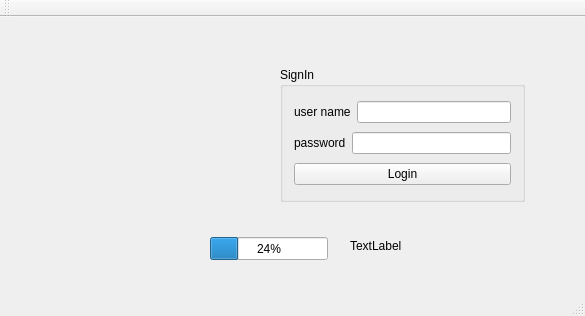
<?xml version="1.0" encoding="UTF-8"?>
<ui version="4.0">
 <class>MainWindow</class>
 <widget class="QMainWindow" name="MainWindow">
  <property name="geometry">
   <rect>
    <x>0</x>
    <y>0</y>
    <width>585</width>
    <height>316</height>
   </rect>
  </property>
  <property name="windowTitle">
   <string>MainWindow</string>
  </property>
  <widget class="QWidget" name="centralWidget">
   <widget class="QGroupBox" name="groupBox">
    <property name="geometry">
     <rect>
      <x>280</x>
      <y>50</y>
      <width>245</width>
      <height>135</height>
     </rect>
    </property>
    <property name="title">
     <string>SignIn</string>
    </property>
    <layout class="QVBoxLayout" name="verticalLayout">
     <item>
      <layout class="QHBoxLayout" name="horizontalLayout">
       <item>
        <widget class="QLabel" name="label">
         <property name="text">
          <string>user name</string>
         </property>
        </widget>
       </item>
       <item>
        <widget class="QLineEdit" name="lineEdit_username"/>
       </item>
      </layout>
     </item>
     <item>
      <layout class="QHBoxLayout" name="horizontalLayout_2">
       <item>
        <widget class="QLabel" name="label_2">
         <property name="text">
          <string>password</string>
         </property>
        </widget>
       </item>
       <item>
        <widget class="QLineEdit" name="lineEdit_password">
         <property name="echoMode">
          <enum>QLineEdit::Password</enum>
         </property>
        </widget>
       </item>
      </layout>
     </item>
     <item>
      <widget class="QPushButton" name="pushButton">
       <property name="text">
        <string>Login</string>
       </property>
      </widget>
     </item>
    </layout>
   </widget>
   <widget class="QLabel" name="label_pic">
    <property name="geometry">
     <rect>
      <x>20</x>
      <y>50</y>
      <width>231</width>
      <height>141</height>
     </rect>
    </property>
    <property name="text">
     <string/>
    </property>
   </widget>
   <widget class="QLabel" name="label_3">
    <property name="geometry">
     <rect>
      <x>350</x>
      <y>220</y>
      <width>67</width>
      <height>17</height>
     </rect>
    </property>
    <property name="text">
     <string>TextLabel</string>
    </property>
   </widget>
   <widget class="QProgressBar" name="progressBar">
    <property name="geometry">
     <rect>
      <x>210</x>
      <y>220</y>
      <width>118</width>
      <height>23</height>
     </rect>
    </property>
    <property name="value">
     <number>24</number>
    </property>
   </widget>
  </widget>
  <widget class="QMenuBar" name="menuBar">
   <property name="geometry">
    <rect>
     <x>0</x>
     <y>0</y>
     <width>585</width>
     <height>22</height>
    </rect>
   </property>
  </widget>
  <widget class="QToolBar" name="mainToolBar">
   <attribute name="toolBarArea">
    <enum>TopToolBarArea</enum>
   </attribute>
   <attribute name="toolBarBreak">
    <bool>false</bool>
   </attribute>
  </widget>
  <widget class="QStatusBar" name="statusBar"/>
 </widget>
 <layoutdefault spacing="6" margin="11"/>
 <resources/>
 <connections/>
</ui>
